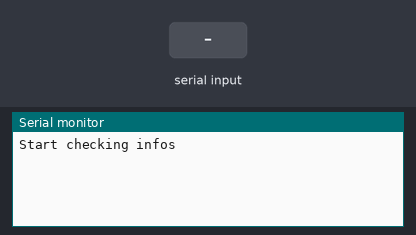
Simulated run of this sketch. Board: Arduino Mega 2560, built with avr-gcc and run on an emulated ATmega2560. Parts: the last lines printed to the serial monitor. The inputs (shaded band) are chosen by the test bench.

Above: at 1.2 s.
1.3 s: "1" received over the second serial link
At 1.8 s:
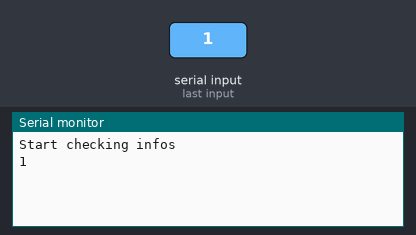
2.8 s: "a" received over the second serial link
At 3.7 s:
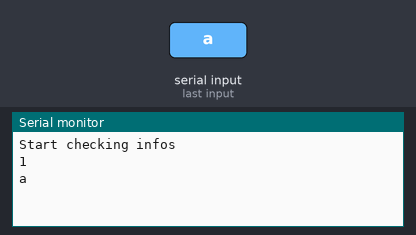

Measured:
- after the input at 1.3 s, the serial monitor: prints a new line after 0.05 s (image 1)
- after the input at 2.8 s, the serial monitor: prints a new line after 0.07 s (image 2)

The sketch:

bluetooth.ino
```cpp
#include <SoftwareSerial.h>// import the serial library

SoftwareSerial Genotronex(A8, A9); // RX, TX    (A8-A15 can be used as RX and TX);
char BluetoothData; // the data given from Computer

void setup() {
  // put your setup code here, to run once:
  Genotronex.begin(9600);
  Genotronex.println("Bluetooth On please press 1 or 0 blink LED ..");
  Serial.begin(19200);
  Serial.println("Start checking infos");
}

void loop() {
  // put your main code here, to run repeatedly:
   if (Genotronex.available()){
    BluetoothData=Genotronex.read();
    Serial.println(String(BluetoothData));
   if(String(BluetoothData)=="1"){   // if number 1 pressed ....
   Genotronex.println("Number 1 received.");
   }
  if (String(BluetoothData)=="0"){// if number 0 pressed ....
   Genotronex.println("Number 0 received.");
  }
  if (String(BluetoothData)=="a"){// if number 0 pressed ....
   Genotronex.println("String a received");
  }
}
delay(100);// prepare for next data ...
}
```
